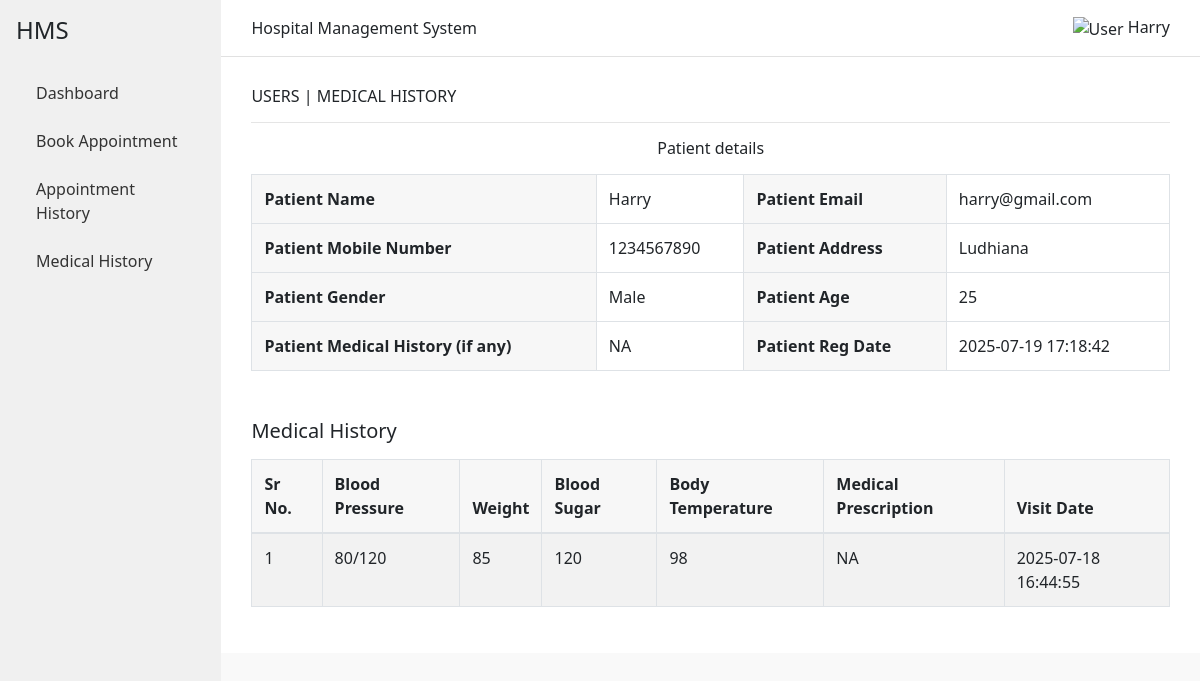
/view-medhistory.php?viewid=1, run on the app's committed database.
### tables this page shows
CREATE TABLE `tblpatient` (
  `id` int(11) NOT NULL,
  `Docid` int(11) NOT NULL,
  `PatientName` varchar(100) NOT NULL,
  `PatientContno` varchar(20) NOT NULL,
  `PatientEmail` varchar(100) NOT NULL,
  `PatientGender` enum('Male','Female') NOT NULL,
  `PatientAdd` varchar(255) NOT NULL,
  `PatientAge` int(11) NOT NULL,
  `PatientMedhis` text DEFAULT NULL,
  `CreationDate` timestamp NOT NULL DEFAULT current_timestamp() ON UPDATE current_timestamp(),
  `UpdationDate` timestamp NOT NULL DEFAULT '0000-00-00 00:00:00'
);

CREATE TABLE `tblmedicalhistory` (
  `ID` int(11) NOT NULL,
  `PatientID` int(11) NOT NULL,
  `BloodPressure` varchar(50) NOT NULL,
  `BloodSugar` varchar(50) NOT NULL,
  `Weight` varchar(50) NOT NULL,
  `Temperature` varchar(50) NOT NULL,
  `MedicalPres` text NOT NULL,
  `CreationDate` timestamp NOT NULL DEFAULT current_timestamp()
);

### view-medhistory.php (the view, shortened to what this page needs)
<?php
$patient_id=$_GET['viewid'];
$select_query="SELECT * FROM tblpatient WHERE id='$patient_id'";
$execute_query=mysqli_query($conn,$select_query);
$patient=mysqli_fetch_assoc($execute_query);
$medical_query="SELECT * FROM tblmedicalhistory WHERE ID='$patient_id'";
$execute_medquery=mysqli_query($conn,$medical_query);
$medhistory=mysqli_fetch_assoc($execute_medquery);
?>
<!DOCTYPE html>
<html lang="en">
<head>
    <link rel="stylesheet" href="https://cdn.jsdelivr.net/npm/bootstrap@4.6.2/dist/css/bootstrap.min.css">
</head>
<body>
<div class="d-flex">
    <div class="sidebar p-3">
        <h4 class="mb-4">HMS</h4>
        <a href="dashboard.php">Dashboard</a>
        <a href="book-appointment.php">Book Appointment</a>
        <a href="appointment-history.php">Appointment History</a>
        <a href="">Medical History</a>
    </div>
    <div class="flex-grow-1">
        <div class="header d-flex justify-content-between align-items-center">
            <h>Hospital Management System</h>
            <div>
                <img src="https://img.icons8.com/ios-filled/50/000000/user.png" width="30" alt="User">
                <span><?php echo $patient['PatientName'];?></span>
            </div>
        </div>
        <div class="main-content">
            <h6>USERS | MEDICAL HISTORY</h6>
            <hr>
            <h6 class="text-center">Patient details</h6>
            <table class="table table-bordered mt-3">
                <tr>
                    <th>Patient Name</th>
                    <td><?= $patient['PatientName'] ?></td>
                    <th>Patient Email</th>
                    <td><?= $patient['PatientEmail'] ?></td>
                </tr>
                <tr>
                    <th>Patient Mobile Number</th>
                    <td><?= $patient['PatientContno'] ?></td>
                    <th>Patient Address</th>
                    <td><?= $patient['PatientAdd'] ?></td>
                </tr>
                <tr>
                    <th>Patient Gender</th>
                    <td><?= $patient['PatientGender'] ?></td>
                    <th>Patient Age</th>
                    <td><?= $patient['PatientAge'] ?></td>
                </tr>
                <tr>
                    <th>Patient Medical History (if any)</th>
                    <td><?= $patient['PatientMedhis'] ?></td>
                    <th>Patient Reg Date</th>
                    <td><?= $patient['CreationDate'] ?></td>
                </tr>
            </table>
            <h5 class="mt-5">Medical History</h5>
            <table class="table table-striped table-bordered mt-3">
                <thead>
                    <tr>
                        <th>Sr No.</th>
                        <th>Blood Pressure</th>
                        <th>Weight</th>
                        <th>Blood Sugar</th>
                        <th>Body Temperature</th>
                        <th>Medical Prescription</th>
                        <th>Visit Date</th>
                    </tr>
                </thead>
                <tbody>
                        <tr>
                            <?php  $serialno=1; ?>
                            <td><?= $serialno++; ?></td>
                            <td><?= $medhistory['BloodPressure'] ?></td>
                            <td><?= $medhistory['Weight'] ?></td>
                            <td><?= $medhistory['BloodSugar'] ?></td>
                            <td><?= $medhistory['Temperature'] ?></td>
                            <td><?= $medhistory['MedicalPres'] ?></td>
                            <td><?= $medhistory['CreationDate'] ?></td>
                        </tr>
                </tbody>
            </table>
        </div>
    </div>
</div>
</body>
</html>

### view-medhistory.php (style rules this page uses)
body { font-family: "Segoe UI", sans-serif; background-color: #f9f9f9; }
.sidebar { background-color: #f0f0f0; min-height: 100vh; }
.sidebar a { display: block; padding: 12px 20px; color: #333; text-decoration: none; }
.header { background: #fff; padding: 15px 30px; border-bottom: 1px solid #e1e1e1; }
.main-content { padding: 30px; background-color: #fff; }
table th { background-color: #f7f7f7; }

### data on the page
tblpatient: PatientName "Harry", PatientEmail "harry@gmail.com", PatientContno "1234567890", PatientAdd "Ludhiana", PatientGender "Male", PatientAge "25", PatientMedhis "NA", CreationDate "2025-07-19 17:18:42"
tblmedicalhistory: BloodPressure "80/120", Weight "85", BloodSugar "120", Temperature "98", MedicalPres "NA", CreationDate "2025-07-18 16:44:55"

### other printed values
$serialno++ "1"
